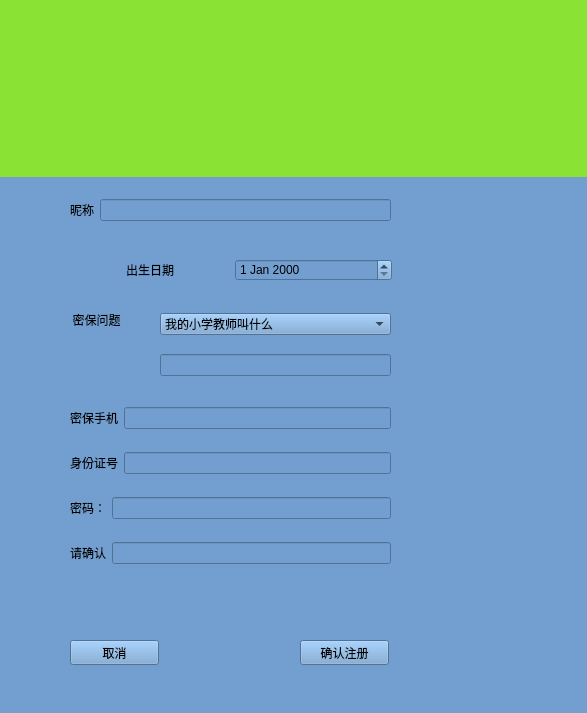
<?xml version="1.0" encoding="UTF-8"?>
<ui version="4.0">
 <class>Register</class>
 <widget class="QWidget" name="Register">
  <property name="geometry">
   <rect>
    <x>0</x>
    <y>0</y>
    <width>587</width>
    <height>713</height>
   </rect>
  </property>
  <property name="windowTitle">
   <string>Form</string>
  </property>
  <property name="styleSheet">
   <string notr="true">background-color: rgb(114, 159, 207);</string>
  </property>
  <widget class="QLabel" name="label_3">
   <property name="geometry">
    <rect>
     <x>56</x>
     <y>300</y>
     <width>81</width>
     <height>41</height>
    </rect>
   </property>
   <property name="text">
    <string>&lt;html&gt;&lt;head/&gt;&lt;body&gt;&lt;p align=&quot;center&quot;&gt;密保问题&lt;/p&gt;&lt;/body&gt;&lt;/html&gt;</string>
   </property>
  </widget>
  <widget class="QLabel" name="label_pass">
   <property name="geometry">
    <rect>
     <x>400</x>
     <y>500</y>
     <width>161</width>
     <height>31</height>
    </rect>
   </property>
   <property name="styleSheet">
    <string notr="true"/>
   </property>
   <property name="text">
    <string/>
   </property>
  </widget>
  <widget class="QLabel" name="label_surePass">
   <property name="geometry">
    <rect>
     <x>400</x>
     <y>550</y>
     <width>161</width>
     <height>31</height>
    </rect>
   </property>
   <property name="styleSheet">
    <string notr="true"/>
   </property>
   <property name="text">
    <string/>
   </property>
  </widget>
  <widget class="QPushButton" name="pushButton">
   <property name="geometry">
    <rect>
     <x>300</x>
     <y>640</y>
     <width>89</width>
     <height>25</height>
    </rect>
   </property>
   <property name="text">
    <string>确认注册</string>
   </property>
  </widget>
  <widget class="QPushButton" name="pushButton_quit">
   <property name="geometry">
    <rect>
     <x>70</x>
     <y>640</y>
     <width>89</width>
     <height>25</height>
    </rect>
   </property>
   <property name="text">
    <string>取消</string>
   </property>
  </widget>
  <widget class="QLabel" name="label_6">
   <property name="geometry">
    <rect>
     <x>-4</x>
     <y>-4</y>
     <width>591</width>
     <height>181</height>
    </rect>
   </property>
   <property name="styleSheet">
    <string notr="true">background-color: rgb(138, 226, 52);</string>
   </property>
   <property name="text">
    <string>&lt;html&gt;&lt;head/&gt;&lt;body&gt;&lt;p&gt;&lt;img src=&quot;:/image/resource/1-1Z5220UZ5.jpg&quot;/&gt;&lt;/p&gt;&lt;/body&gt;&lt;/html&gt;</string>
   </property>
  </widget>
  <widget class="QWidget" name="">
   <property name="geometry">
    <rect>
     <x>70</x>
     <y>190</y>
     <width>321</width>
     <height>41</height>
    </rect>
   </property>
   <layout class="QHBoxLayout" name="horizontalLayout">
    <item>
     <widget class="QLabel" name="label">
      <property name="text">
       <string>&lt;html&gt;&lt;head/&gt;&lt;body&gt;&lt;p align=&quot;center&quot;&gt;昵称&lt;/p&gt;&lt;/body&gt;&lt;/html&gt;</string>
      </property>
     </widget>
    </item>
    <item>
     <widget class="QLineEdit" name="lineEdit_name"/>
    </item>
   </layout>
  </widget>
  <widget class="QWidget" name="">
   <property name="geometry">
    <rect>
     <x>71</x>
     <y>250</y>
     <width>321</width>
     <height>41</height>
    </rect>
   </property>
   <layout class="QHBoxLayout" name="horizontalLayout_2">
    <item>
     <widget class="QLabel" name="label_2">
      <property name="text">
       <string>&lt;html&gt;&lt;head/&gt;&lt;body&gt;&lt;p align=&quot;center&quot;&gt;出生日期&lt;/p&gt;&lt;/body&gt;&lt;/html&gt;</string>
      </property>
     </widget>
    </item>
    <item>
     <widget class="QDateEdit" name="dateEdit"/>
    </item>
   </layout>
  </widget>
  <widget class="QWidget" name="">
   <property name="geometry">
    <rect>
     <x>160</x>
     <y>300</y>
     <width>231</width>
     <height>91</height>
    </rect>
   </property>
   <layout class="QVBoxLayout" name="verticalLayout">
    <item>
     <widget class="QComboBox" name="comboBox">
      <item>
       <property name="text">
        <string>我的小学教师叫什么</string>
       </property>
      </item>
      <item>
       <property name="text">
        <string>我最喜欢的宠物</string>
       </property>
      </item>
      <item>
       <property name="text">
        <string>我的家乡在哪里</string>
       </property>
      </item>
     </widget>
    </item>
    <item>
     <widget class="QLineEdit" name="lineEdit_question"/>
    </item>
   </layout>
  </widget>
  <widget class="QWidget" name="">
   <property name="geometry">
    <rect>
     <x>70</x>
     <y>390</y>
     <width>321</width>
     <height>191</height>
    </rect>
   </property>
   <layout class="QVBoxLayout" name="verticalLayout_2">
    <item>
     <layout class="QHBoxLayout" name="horizontalLayout_5">
      <item>
       <widget class="QLabel" name="label_7">
        <property name="text">
         <string>&lt;html&gt;&lt;head/&gt;&lt;body&gt;&lt;p align=&quot;center&quot;&gt;密保手机&lt;/p&gt;&lt;/body&gt;&lt;/html&gt;</string>
        </property>
       </widget>
      </item>
      <item>
       <widget class="QLineEdit" name="lineEdit_phone"/>
      </item>
     </layout>
    </item>
    <item>
     <layout class="QHBoxLayout" name="horizontalLayout_6">
      <item>
       <widget class="QLabel" name="label_8">
        <property name="text">
         <string>&lt;html&gt;&lt;head/&gt;&lt;body&gt;&lt;p align=&quot;center&quot;&gt;身份证号&lt;/p&gt;&lt;/body&gt;&lt;/html&gt;</string>
        </property>
       </widget>
      </item>
      <item>
       <widget class="QLineEdit" name="lineEdit_id"/>
      </item>
     </layout>
    </item>
    <item>
     <layout class="QHBoxLayout" name="horizontalLayout_3">
      <item>
       <widget class="QLabel" name="label_4">
        <property name="text">
         <string>&lt;html&gt;&lt;head/&gt;&lt;body&gt;&lt;p align=&quot;center&quot;&gt;密码：&lt;/p&gt;&lt;/body&gt;&lt;/html&gt;</string>
        </property>
       </widget>
      </item>
      <item>
       <widget class="QLineEdit" name="lineEdit_password"/>
      </item>
     </layout>
    </item>
    <item>
     <layout class="QHBoxLayout" name="horizontalLayout_4">
      <item>
       <widget class="QLabel" name="label_5">
        <property name="text">
         <string>&lt;html&gt;&lt;head/&gt;&lt;body&gt;&lt;p align=&quot;center&quot;&gt;请确认&lt;/p&gt;&lt;/body&gt;&lt;/html&gt;</string>
        </property>
       </widget>
      </item>
      <item>
       <widget class="QLineEdit" name="lineEdit_surePass"/>
      </item>
     </layout>
    </item>
   </layout>
  </widget>
 </widget>
 <resources/>
 <connections/>
</ui>
